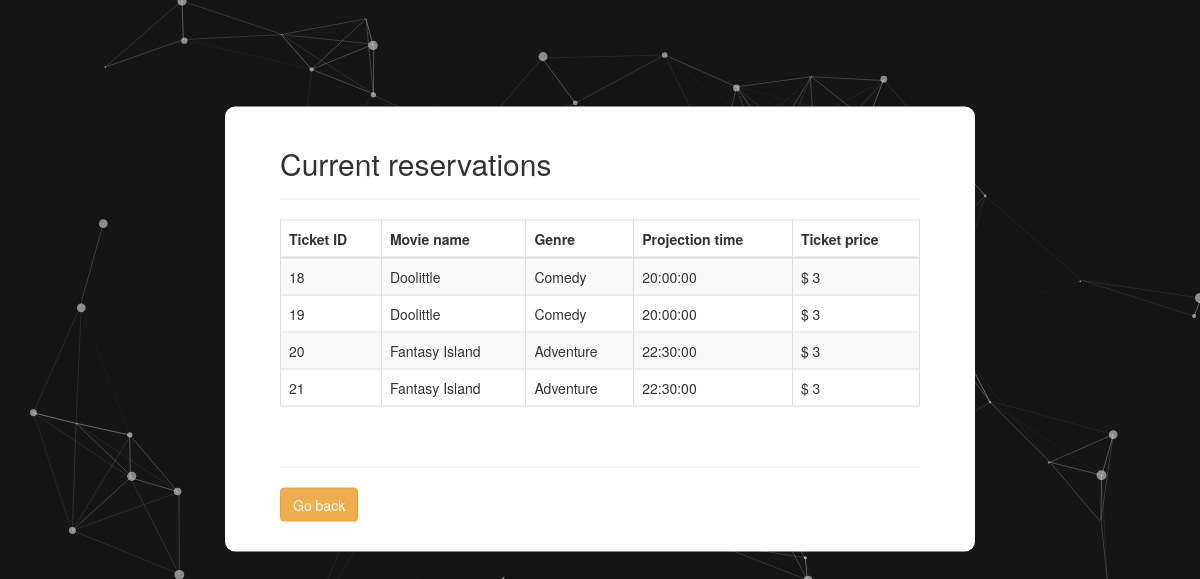
The app's page /history.php (signed in) with its own data.
### tables this page shows
CREATE TABLE `ticket` (
  `ticket_id` int(11) NOT NULL,
  `projection_id` int(11) UNSIGNED NOT NULL,
  `movie_id` int(11) NOT NULL,
  `user_id` int(10) UNSIGNED NOT NULL
);

CREATE TABLE `movie` (
  `movie_id` int(11) NOT NULL,
  `name` varchar(64) NOT NULL,
  `genre` varchar(64) NOT NULL,
  `main_actor` varchar(64) NOT NULL
);

CREATE TABLE `projection` (
  `projection_id` int(10) UNSIGNED NOT NULL,
  `movie_id` int(10) NOT NULL,
  `time` time NOT NULL,
  `seats` int(10) UNSIGNED NOT NULL,
  `ticket_price` int(11) UNSIGNED NOT NULL
);

### history.php (the view, shortened to what this page needs)
<!DOCTYPE html>
<html>
<head>
    <link rel="stylesheet" href="https://maxcdn.bootstrapcdn.com/bootstrap/3.3.7/css/bootstrap.min.css"
>
</head>
<body>
<div id="particles-js"></div>
<div class="wrapper">
    <div class="container-fluid">
        <div class="row">
            <div class="col-md-12">
                <div class="page-header clearfix">
                    <h2 class="pull-left">Current reservations</h2>
                </div>
                <?php
                require_once 'includes/db_conf.php';
                $sql = "SELECT ticket_id, name, genre, time, ticket_price
                        FROM ticket
                        JOIN movie ON movie.movie_id = ticket.movie_id
                        JOIN projection ON projection.projection_id = ticket.projection_id
                        WHERE user_id = ?;";
                if($stmt = mysqli_prepare($conn, $sql)){
                    mysqli_stmt_bind_param($stmt, "i", $param_id);
                    if(mysqli_stmt_execute($stmt)){
                        $result = mysqli_stmt_get_result($stmt);
                        if(mysqli_num_rows($result) < 1){
                            echo "<h4><em>No records were found</em></h4>";
                        } else {
                 ?>
                <table class="table table-bordered table-striped">
                    <thead>
                    <tr>
                        <th>Ticket ID</th>
                        <th>Movie name</th>
                        <th>Genre</th>
                        <th>Projection time</th>
                        <th>Ticket price</th>
                    </tr>
                    </thead>
                    <tbody>
                    <?php
                            while($row = mysqli_fetch_array($result)){
                                echo "<tr>";
                                echo "<td>" . $row['ticket_id'] . "</td>";
                                echo "<td>" . $row['name'] . "</td>";
                                echo "<td>" . $row['genre'] . "</td>";
                                echo "<td>" . $row['time'] . "</td>";
                                echo "<td>$ " . $row['ticket_price'] . "</td>";
                                echo "</tr>";
                            }
                        }
                    }
                }
                        ?>
                            </tbody>
                        </table>
                <br>
                <hr>
                <p>
                    <a href="reserve.php" class="btn btn-warning">Go back</a>
                </p>
            </div>
        </div>
    </div>
</div>
</body>
</html>

### history.php (style rules this page uses)
.wrapper { width: 750px; margin: 0 auto; position: absolute; top: 30%; left: 50%; transform: translate(-50%, -30%); background: #fff; padding: 0 40px; padding-bottom: 20px; border-radius: 10px; }
.page-header h2 { margin-top: 0; }
html, body { margin: 0; padding: 0; height: 100vh; overflow: hidden; }
#particles-js { height: 100%; width: 100%; background-color: #151515; }

### records on screen
ticket: ticket_id "18", movie.name "Doolittle", movie.genre "Comedy", projection.time "20:00:00", projection.ticket_price "3"
ticket: ticket_id "19", movie.name "Doolittle", movie.genre "Comedy", projection.time "20:00:00", projection.ticket_price "3"
ticket: ticket_id "20", movie.name "Fantasy Island", movie.genre "Adventure", projection.time "22:30:00", projection.ticket_price "3"
ticket: ticket_id "21", movie.name "Fantasy Island", movie.genre "Adventure", projection.time "22:30:00", projection.ticket_price "3"
